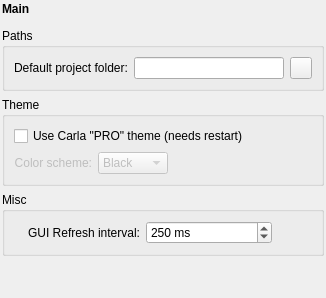
       <widget class="QWidget" name="page_main">
        <layout class="QVBoxLayout" name="verticalLayout_5">
         <property name="margin">
          <number>2</number>
         </property>
         <item>
          <layout class="QHBoxLayout" name="horizontalLayout">
           <item>
            <widget class="QLabel" name="label_main">
             <property name="text">
              <string>&lt;b&gt;Main&lt;/b&gt;</string>
             </property>
             <property name="alignment">
              <set>Qt::AlignLeading|Qt::AlignLeft|Qt::AlignTop</set>
             </property>
            </widget>
           </item>
           <item>
            <spacer name="horizontalSpacer">
             <property name="orientation">
              <enum>Qt::Horizontal</enum>
             </property>
             <property name="sizeHint" stdset="0">
              <size>
               <width>40</width>
               <height>20</height>
              </size>
             </property>
            </spacer>
           </item>
           <item>
            <widget class="QLabel" name="label_icon_main">
             <property name="text">
              <string notr="true"/>
             </property>
             <property name="pixmap">
              <pixmap resource="../resources.qrc">:/48x48/carla.png</pixmap>
             </property>
             <property name="alignment">
              <set>Qt::AlignHCenter|Qt::AlignTop</set>
             </property>
            </widget>
           </item>
          </layout>
         </item>
         <item>
          <widget class="QGroupBox" name="group_main_paths">
           <property name="title">
            <string>Paths</string>
           </property>
           <layout class="QVBoxLayout" name="verticalLayout_3">
            <item>
             <layout class="QHBoxLayout" name="horizontalLayout_2">
              <item>
               <widget class="QLabel" name="label_main_proj_folder_open">
                <property name="text">
                 <string>Default project folder:</string>
                </property>
               </widget>
              </item>
              <item>
               <widget class="QLineEdit" name="le_main_proj_folder"/>
              </item>
              <item>
               <widget class="QPushButton" name="b_main_proj_folder_open">
                <property name="maximumSize">
                 <size>
                  <width>22</width>
                  <height>22</height>
                 </size>
                </property>
                <property name="text">
                 <string/>
                </property>
                <property name="icon">
                 <iconset resource="../resources.qrc">
                  <normaloff>:/16x16/document-open.png</normaloff>:/16x16/document-open.png</iconset>
                </property>
               </widget>
              </item>
             </layout>
            </item>
           </layout>
          </widget>
         </item>
         <item>
          <widget class="QGroupBox" name="group_main_theme">
           <property name="title">
            <string>Theme</string>
           </property>
           <layout class="QGridLayout" name="gridLayout_3">
            <item row="0" column="0" colspan="3">
             <widget class="QCheckBox" name="ch_main_theme_pro">
              <property name="text">
               <string>Use Carla &quot;PRO&quot; theme (needs restart)</string>
              </property>
             </widget>
            </item>
            <item row="1" column="0">
             <widget class="QLabel" name="label_main_theme_color">
              <property name="enabled">
               <bool>false</bool>
              </property>
              <property name="text">
               <string>Color scheme:</string>
              </property>
              <property name="alignment">
               <set>Qt::AlignRight|Qt::AlignTrailing|Qt::AlignVCenter</set>
              </property>
             </widget>
            </item>
            <item row="1" column="1">
             <widget class="QComboBox" name="cb_main_theme_color">
              <property name="enabled">
               <bool>false</bool>
              </property>
              <item>
               <property name="text">
                <string>Black</string>
               </property>
              </item>
              <item>
               <property name="text">
                <string>System</string>
               </property>
              </item>
             </widget>
            </item>
            <item row="1" column="2">
             <spacer name="horizontalSpacer_2">
              <property name="orientation">
               <enum>Qt::Horizontal</enum>
              </property>
              <property name="sizeType">
               <enum>QSizePolicy::Preferred</enum>
              </property>
              <property name="sizeHint" stdset="0">
               <size>
                <width>138</width>
                <height>10</height>
               </size>
              </property>
             </spacer>
            </item>
           </layout>
          </widget>
         </item>
         <item>
          <widget class="QGroupBox" name="group_main_misc">
           <property name="title">
            <string>Misc</string>
           </property>
           <layout class="QGridLayout" name="gridLayout_4">
            <item row="0" column="0">
             <widget class="QLabel" name="label_main_refresh_interval">
              <property name="text">
               <string>GUI Refresh interval:</string>
              </property>
              <property name="alignment">
               <set>Qt::AlignRight|Qt::AlignTrailing|Qt::AlignVCenter</set>
              </property>
             </widget>
            </item>
            <item row="0" column="1">
             <widget class="QSpinBox" name="sb_main_refresh_interval">
              <property name="suffix">
               <string> ms</string>
              </property>
              <property name="minimum">
               <number>10</number>
              </property>
              <property name="maximum">
               <number>1000</number>
              </property>
              <property name="value">
               <number>250</number>
              </property>
             </widget>
            </item>
            <item row="0" column="2">
             <spacer name="horizontalSpacer_12">
              <property name="orientation">
               <enum>Qt::Horizontal</enum>
              </property>
              <property name="sizeType">
               <enum>QSizePolicy::Preferred</enum>
              </property>
              <property name="sizeHint" stdset="0">
               <size>
                <width>40</width>
                <height>10</height>
               </size>
              </property>
             </spacer>
            </item>
           </layout>
          </widget>
         </item>
         <item>
          <spacer name="verticalSpacer">
           <property name="orientation">
            <enum>Qt::Vertical</enum>
           </property>
           <property name="sizeHint" stdset="0">
            <size>
             <width>20</width>
             <height>40</height>
            </size>
           </property>
          </spacer>
         </item>
        </layout>
       </widget>
